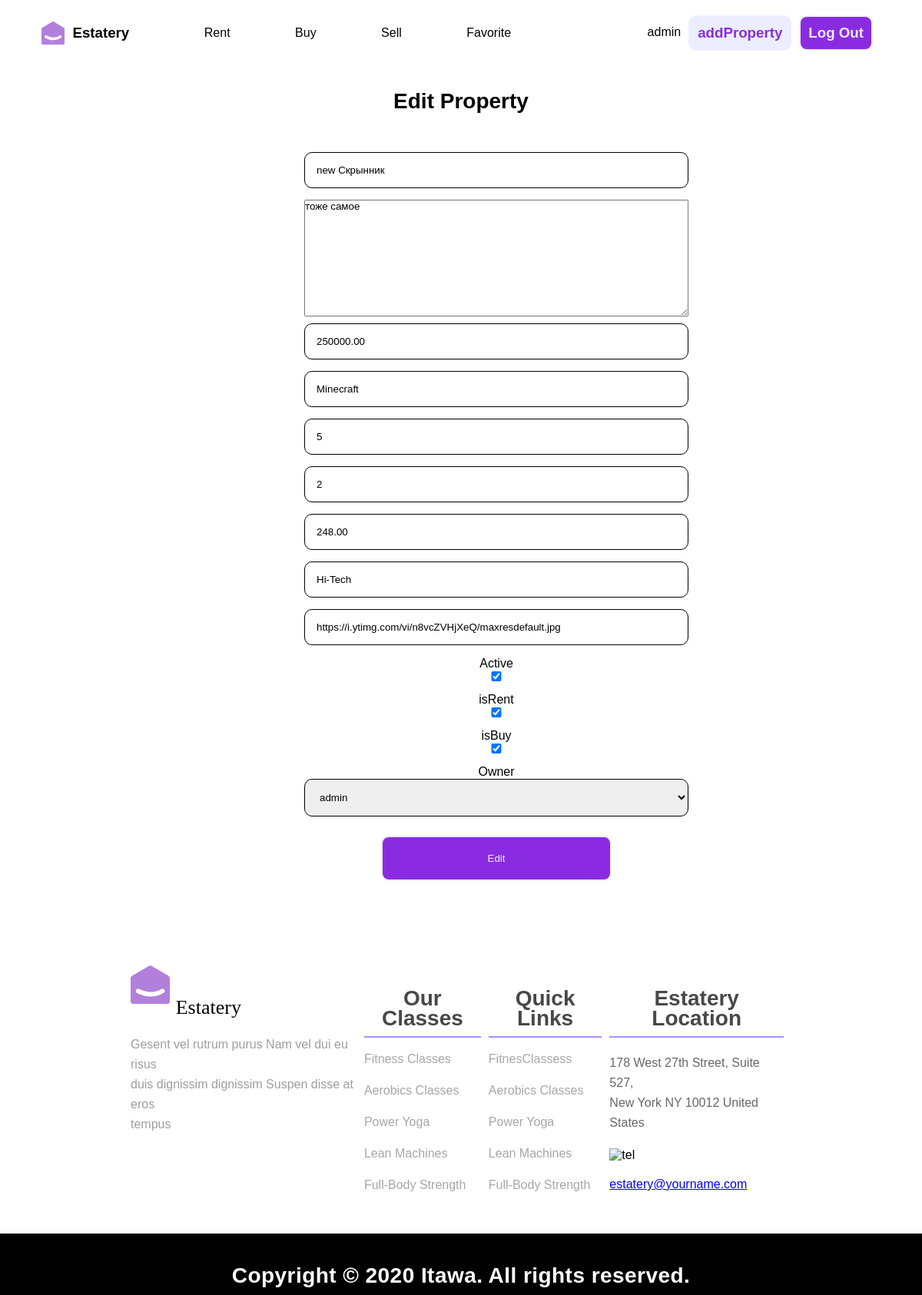
The page //editProperty/3 (signed in) on the database its author committed.
### main/models.py (models this page shows, shortened)
class Property(models.Model):
    name = models.CharField("Name: ", max_length=255)
    description = models.TextField("Description: ")
    price = models.DecimalField("Price: ", max_digits=10, decimal_places=2)
    address = models.CharField("Address: ", max_length=255)
    bedrooms = models.IntegerField(null=True, blank=True)
    bathrooms = models.IntegerField(null=True, blank=True)
    squareArea = models.DecimalField(max_digits=8, decimal_places=2)
    repairQuality = models.CharField("Repair Quality", max_length=20)
    photo = models.URLField("URL: ", default="https://i.ytimg.com/vi/n8vcZVHjXeQ/maxresdefault.jpg")
    status = models.BooleanField("Status: ")
    isRent = models.BooleanField("Rent: ", default=True)
    isBuy = models.BooleanField("Buy: ", default=True)
    date = models.DateTimeField(auto_now_add=True)
    owner = models.ForeignKey(User, on_delete=models.CASCADE, default=get_current_user)

### main/views.py (the view)
# urls.py: path('/editProperty/<int:pk>', views.editProperty, name='editProperty'),
@login_required
def editProperty(request, pk):
    property = get_object_or_404(Property, pk=pk)
    if request.user == property.owner:
        form = AddPropertyForm(request.POST or None, instance=property)
        if request.method == 'POST':
            if form.is_valid():
                form.save()
                return redirect('productDetail', pk=property.pk)
        return render(request, 'editProperty.html', {
            'property': property,
            'form': form,
        })
    else:
        return render(request, 'notOwner.html', {
            'property': property
        })

### main/templates/editProperty.html (shortened to what this page needs)
{% extends 'base.html' %}
{% load static %}
{% block links %}
    <link rel="stylesheet" href="{% static '/css/style.css' %}">
    <link rel="stylesheet" href="{% static '/css/add.css' %}">
{% endblock %}
{% block linkActive %}
    <a href="{% url 'rent' %}" class="links">Rent</a>
    <a href="{% url 'buy' %}" class="links">Buy</a>
    <a href="{% url 'sell' %}" class="links">Sell</a>
    <a href="{% url 'favorite' %}" class="links">Favorite</a>
{% endblock %}
{% block content %}
    <h1>Edit Property</h1>
    <form method="post">
        {{ form.name }}
        {{ form.description }}
        {{ form.price }}
        {{ form.address }}
        {{ form.bedrooms }}
        {{ form.bathrooms }}
        {{ form.squareArea }}
        {{ form.repairQuality }}
        {{ form.photo }}
        <span>Active</span>
        {{ form.status }}
        <span>isRent</span>
        {{ form.isRent }}
        <span>isBuy</span>
        {{ form.isBuy }}
        <span>Owner</span>
        {{ form.owner }}
        <button type="submit">Edit</button>
    </form>
{% endblock %}

### main/templates/base.html (shortened to what this page needs)
{% load static %}
<!DOCTYPE html>
<html lang="en">
<head>
    {% block links %}
    {% endblock %}
</head>
<body>
    <div class="header_container">
        <header>
            <div class="header_logo">
                <img src="{% static '/img/logo.svg' %}" alt="logo" height="30px">
                <h3><a href="{% url 'index' %}" style="text-decoration: none; color: #000;">Estatery</a></h3>
            </div>
            <div class="header_links">
                {% block linkActive %}
                {% endblock %}
            </div>
            {% if not user.is_authenticated %}
                <div class="header_auth">
                    <a href="{% url 'authPage' %}" class="login"><h3>login</h3></a>
                    <a href="{% url 'authPage' %}" class="signup"><h3>Sign Up</h3></a>
                </div>
            {% else %}
                <div class="header_auth">
                    <span style="margin-top: 13px;">{{ user }}</span>
                    <a href="{% url 'addProperty' %}" class="signup" style="margin-right: 10px;"><h3>addProperty</h3></a>
                    <a href="{% url 'logout' %}" class="login"><h3>Log Out</h3></a>
                </div>
            {% endif %}
        </header>
    </div>
    {% block content %}
    {% endblock %}
    <footer>
        <div class="container_footer">
            <div class="big__footer">
                <div class="footer__1">
                    <div class="footer__logo">
                        <img src="{% static '/img/logo.svg' %}" alt="logo" height="50px">
                        <h1>Estatery</h1>
                    </div>
                    <div class="big__footer__content">
                        Gesent vel rutrum purus Nam vel dui eu risus <br> duis dignissim dignissim Suspen disse at eros <br> tempus
                    </div>
                </div>
                <div class="footer__2">
                    <div class="our__classes">
                        <div class="our__classes__title">
                            <h1>Our Classes</h1>
                        </div>
                        <a href="#">Fitness Classes</a>
                        <a href="#">Aerobics Classes</a>
                        <a href="#">Power Yoga</a>
                        <a href="#">Lean Machines</a>
                        <a href="#">Full-Body Strength</a>
                    </div>
                </div>
                <div class="footer__3">
                    <div class="quick__links">
                        <div class="quick__links__title">
                            <h1>Quick Links</h1>
                        </div>
                        <a href="#">FitnesClassess </a>
                        <a href="#">Aerobics Classes</a>
                        <a href="#">Power Yoga</a>
                        <a href="#">Lean Machines</a>
                        <a href="#">Full-Body Strength</a>
                    </div>
                </div>
                <div class="footer__4">
                    <div class="gymat__location">
                        <div class="gymat__location__title">
                            <h1>Estatery Location</h1>
                        </div>
                        <div class="gymat__location__content">
                            178 West 27th Street, Suite 527, <br> New York NY 10012 United States
                        </div>
                        <div class="gymat__location__tel">
                            <img src="{% static '/img/PhoneNumber.jpg' %}" alt="tel">
                        </div>
                        <div class="gymat__location__email">
                            <a href="#">estatery@yourname.com</a>
                        </div>
                    </div>
                </div>
            </div>
        </div>
        <div class="container__footer">
            <div class="footer__content">
                <h1>
                    Copyright © 2020 Itawa. All rights reserved.
                </h1>
            </div>
        </div>
    </footer>
</body>
</html>

### main/static/css/style.css (style rules this page uses)
* { margin: 0; padding: 0; box-sizing: border-box; font-family: 'Inter', sans-serif; font-family: 'Josefin Sans', sans-serif; }
body { overflow-x: hidden; overflow-y: scroll; }
header { padding: 20px 54px 20px; display: flex; justify-content: space-between; align-items: center; }
.header_logo { display: flex; justify-content: space-between; align-items: center; }
.header_logo img { margin-right: 10px; }
.header_links a { justify-content: space-between; align-items: center; text-decoration: none; margin-right: 80px; }
.header_auth { display: flex; justify-content: space-between; text-align: center; }
.login { margin-right: 10px; padding: 10px; border: 2px solid #ecedff ; border-radius: 10px; background-color: blueviolet; color: #ecedff; transition: ease-in-out 0.2s; text-decoration: none; }
.signup { margin-left: 10px; padding: 10px; border: 2px solid #ecedff ; border-radius: 10px; background-color: #ecedff; color: blueviolet; transition: ease-in-out 0.1s; text-decoration: none; }
.links { position: relative; color: rgb(0, 0, 0); cursor: pointer; line-height: 1; text-decoration: none; border-radius: 5px; }
.links:after { display: block; position: absolute; left: -3px; width: 0; height: 3px; background-color: blueviolet; content: ""; transition: width 0.3s ease-out; border-radius: 5px; }
.big__footer { display: flex; justify-content: space-between; }
.container_footer { padding: 40px 170px 0 170px; }
.footer__logo { margin-top: 60px; display: flex; }
.footer__logo h1 { margin-left: 8px; font-family: 'Marcellus SC'; font-style: normal; font-weight: 400; font-size: 26px; line-height: 50px; align-items: center; display: block; }
.big__footer__content { margin-top: 10px; display: flex; font-style: normal; font-weight: 400; font-size: 16px; line-height: 26px; color: #9E9E9E; align-items: center; margin-bottom: 30px; display: block; }
.our__classes { margin-top: 60px; margin-right: 10px; }
.our__classes__title { font-style: normal; font-weight: 600; font-size: 16px; line-height: 26px; display: flex; align-items: center; color: #484848; padding-bottom: 10px; border-bottom: 2px solid #a791ff; }
.our__classes a { display: flex; text-decoration: none; font-style: normal; font-weight: 400; font-size: 16px; line-height: 26px; display: flex; align-items: center; color: #A7A7A7; margin-top: 15px; }
.quick__links { margin-top: 60px; margin-right: 10px; }
.quick__links__title { font-style: normal; font-weight: 600; font-size: 16px; line-height: 26px; display: flex; align-items: center; color: #484848; padding-bottom: 10px; border-bottom: 2px solid #a791ff; }
.quick__links a { display: flex; text-decoration: none; font-style: normal; font-weight: 400; font-size: 16px; line-height: 26px; display: flex; align-items: center; color: #A7A7A7; margin-top: 15px; }
.gymat__location { margin-top: 60px; margin-right: 10px; }
.gymat__location__title { font-style: normal; font-weight: 600; font-size: 16px; line-height: 26px; display: flex; align-items: center; color: #484848; padding-bottom: 10px; border-bottom: 2px solid #a791ff; }
.gymat__location__content { margin-top: 20px; margin-bottom: 20px; font-style: normal; font-weight: 400; font-size: 16px; line-height: 26px; display: flex; align-items: center; color: #676767; }
.gymat__location__tel { margin-bottom: 20px; }
.gymat__location__email { text-decoration: none; color: #0094FF; }
.footer__content { color: white; margin-top: 50px; background-color: black; padding: 10px 0 10px 0; font-weight: 100; font-size: 10px; line-height: 30px; align-items: center; text-align: center; letter-spacing: 0.045em; }

### main/static/css/add.css (style rules this page uses)
* { box-sizing: border-box; padding: 0; margin: 0; }
span { text-align: center; display: block; }
h1 { margin-top: 30px; font-size: 28px; text-align: center; }
form { margin-left: 33%; width: 500px; margin-top: 50px; margin-bottom: 10px; }
input, select { padding: 15px; border: 1px solid black; border-radius: 10px; width: 100%; margin-bottom: 15px; }
textarea { width: 100%; margin-bottom: 5px; }
input::placeholder { color: black; }
button { width: 300px; text-align: center; margin-left: 100px; margin-top: 10px; display: block; padding: 20px 10px; border: 2px solid #ecedff; border-radius: 10px; background-color: blueviolet; color: #ecedff; transition: ease-in-out 0.2s; }

### rows shown on the page
Property: name "new Скрынник", description "тоже самое", price "250000.00", address "Minecraft", bedrooms "5", bathrooms "2", squareArea "248.00", repairQuality "Hi-Tech", photo "https://i.ytimg.com/vi/n8vcZVHjXeQ/maxresdefault.jpg", status "☑", isRent "☑", isBuy "☑", owner "admin"

### other values the page prints
{{ user }} "admin"
